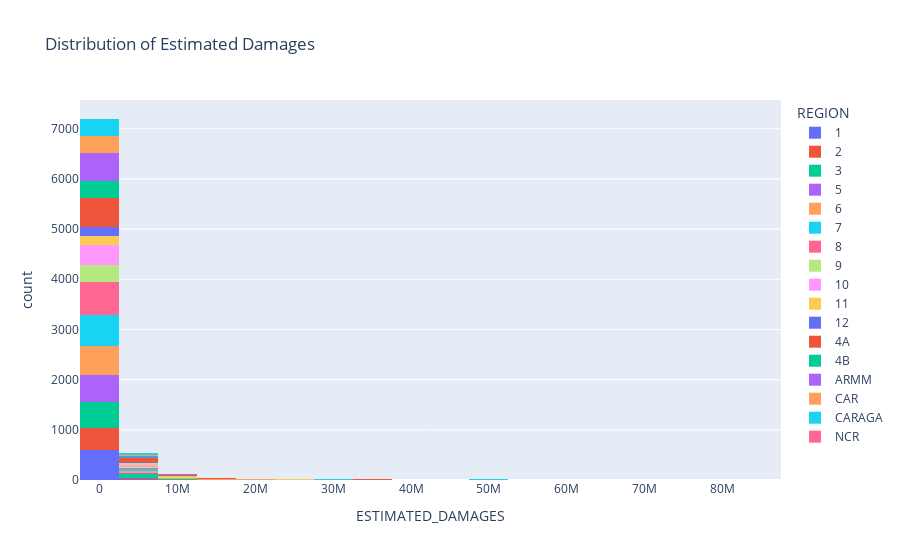

This figure's notebook cell:
### Markdown cell above
# Histogram of estimated damages

### Code cell
fig4 = px.histogram(df,x='ESTIMATED_DAMAGES',nbins=30,
                    title="Distribution of Estimated Damages",
                    color="REGION")
fig4.show()

### Figure 1 — Plotly figure (JSON) as saved in the notebook; plotly's stock layout.template omitted (floating-point values rounded to 4 significant figures; data arrays with more than 128 entries replaced by an {"elided": "..."} marker saying what was removed)
{"data": [{"alignmentgroup": "True", "bingroup": "x", "hovertemplate": "REGION=1<br>ESTIMATED_DAMAGES=%{x}<br>count=%{y}<extra></extra>", "legendgroup": "1", "marker": {"color": "#636efa", "pattern": {"shape": ""}}, "name": "1", "nbinsx": 30, "offsetgroup": "1", "orientation": "v", "showlegend": true, "type": "histogram", "x": {"elided": "623 float values"}, "xaxis": "x", "yaxis": "y"}, {"alignmentgroup": "True", "bingroup": "x", "hovertemplate": "REGION=2<br>ESTIMATED_DAMAGES=%{x}<br>count=%{y}<extra></extra>", "legendgroup": "2", "marker": {"color": "#EF553B", "pattern": {"shape": ""}}, "name": "2", "nbinsx": 30, "offsetgroup": "2", "orientation": "v", "showlegend": true, "type": "histogram", "x": {"elided": "465 float values"}, "xaxis": "x", "yaxis": "y"}, {"alignmentgroup": "True", "bingroup": "x", "hovertemplate": "REGION=3<br>ESTIMATED_DAMAGES=%{x}<br>count=%{y}<extra></extra>", "legendgroup": "3", "marker": {"color": "#00cc96", "pattern": {"shape": ""}}, "name": "3", "nbinsx": 30, "offsetgroup": "3", "orientation": "v", "showlegend": true, "type": "histogram", "x": {"elided": "629 float values"}, "xaxis": "x", "yaxis": "y"}, {"alignmentgroup": "True", "bingroup": "x", "hovertemplate": "REGION=5<br>ESTIMATED_DAMAGES=%{x}<br>count=%{y}<extra></extra>", "legendgroup": "5", "marker": {"color": "#ab63fa", "pattern": {"shape": ""}}, "name": "5", "nbinsx": 30, "offsetgroup": "5", "orientation": "v", "showlegend": true, "type": "histogram", "x": {"elided": "570 float values"}, "xaxis": "x", "yaxis": "y"}, {"alignmentgroup": "True", "bingroup": "x", "hovertemplate": "REGION=6<br>ESTIMATED_DAMAGES=%{x}<br>count=%{y}<extra></extra>", "legendgroup": "6", "marker": {"color": "#FFA15A", "pattern": {"shape": ""}}, "name": "6", "nbinsx": 30, "offsetgroup": "6", "orientation": "v", "showlegend": true, "type": "histogram", "x": {"elided": "653 float values"}, "xaxis": "x", "yaxis": "y"}, {"alignmentgroup": "True", "bingroup": "x", "hovertemplate": "REGION=7<br>ESTIMATED_DAMAGES=%{x}<br>count=%{y}<extra></extra>", "legendgroup": "7", "marker": {"color": "#19d3f3", "pattern": {"shape": ""}}, "name": "7", "nbinsx": 30, "offsetgroup": "7", "orientation": "v", "showlegend": true, "type": "histogram", "x": {"elided": "650 float values"}, "xaxis": "x", "yaxis": "y"}, {"alignmentgroup": "True", "bingroup": "x", "hovertemplate": "REGION=8<br>ESTIMATED_DAMAGES=%{x}<br>count=%{y}<extra></extra>", "legendgroup": "8", "marker": {"color": "#FF6692", "pattern": {"shape": ""}}, "name": "8", "nbinsx": 30, "offsetgroup": "8", "orientation": "v", "showlegend": true, "type": "histogram", "x": {"elided": "712 int values"}, "xaxis": "x", "yaxis": "y"}, {"alignmentgroup": "True", "bingroup": "x", "hovertemplate": "REGION=9<br>ESTIMATED_DAMAGES=%{x}<br>count=%{y}<extra></extra>", "legendgroup": "9", "marker": {"color": "#B6E880", "pattern": {"shape": ""}}, "name": "9", "nbinsx": 30, "offsetgroup": "9", "orientation": "v", "showlegend": true, "type": "histogram", "x": {"elided": "353 float values"}, "xaxis": "x", "yaxis": "y"}, {"alignmentgroup": "True", "bingroup": "x", "hovertemplate": "REGION=10<br>ESTIMATED_DAMAGES=%{x}<br>count=%{y}<extra></extra>", "legendgroup": "10", "marker": {"color": "#FF97FF", "pattern": {"shape": ""}}, "name": "10", "nbinsx": 30, "offsetgroup": "10", "orientation": "v", "showlegend": true, "type": "histogram", "x": {"elided": "453 int values"}, "xaxis": "x", "yaxis": "y"}, {"alignmentgroup": "True", "bingroup": "x", "hovertemplate": "REGION=11<br>ESTIMATED_DAMAGES=%{x}<br>count=%{y}<extra></extra>", "legendgroup": "11", "marker": {"color": "#FECB52", "pattern": {"shape": ""}}, "name": "11", "nbinsx": 30, "offsetgroup": "11", "orientation": "v", "showlegend": true, "type": "histogram", "x": {"elided": "238 float values"}, "xaxis": "x", "yaxis": "y"}, {"alignmentgroup": "True", "bingroup": "x", "hovertemplate": "REGION=12<br>ESTIMATED_DAMAGES=%{x}<br>count=%{y}<extra></extra>", "legendgroup": "12", "marker": {"color": "#636efa", "pattern": {"shape": ""}}, "name": "12", "nbinsx": 30, "offsetgroup": "12", "orientation": "v", "showlegend": true, "type": "histogram", "x": {"elided": "244 float values"}, "xaxis": "x", "yaxis": "y"}, {"alignmentgroup": "True", "bingroup": "x", "hovertemplate": "REGION=4A<br>ESTIMATED_DAMAGES=%{x}<br>count=%{y}<extra></extra>", "legendgroup": "4A", "marker": {"color": "#EF553B", "pattern": {"shape": ""}}, "name": "4A", "nbinsx": 30, "offsetgroup": "4A", "orientation": "v", "showlegend": true, "type": "histogram", "x": {"elided": "692 float values"}, "xaxis": "x", "yaxis": "y"}, {"alignmentgroup": "True", "bingroup": "x", "hovertemplate": "REGION=4B<br>ESTIMATED_DAMAGES=%{x}<br>count=%{y}<extra></extra>", "legendgroup": "4B", "marker": {"color": "#00cc96", "pattern": {"shape": ""}}, "name": "4B", "nbinsx": 30, "offsetgroup": "4B", "orientation": "v", "showlegend": true, "type": "histogram", "x": {"elided": "363 float values"}, "xaxis": "x", "yaxis": "y"}, {"alignmentgroup": "True", "bingroup": "x", "hovertemplate": "REGION=ARMM<br>ESTIMATED_DAMAGES=%{x}<br>count=%{y}<extra></extra>", "legendgroup": "ARMM", "marker": {"color": "#ab63fa", "pattern": {"shape": ""}}, "name": "ARMM", "nbinsx": 30, "offsetgroup": "ARMM", "orientation": "v", "showlegend": true, "type": "histogram", "x": {"elided": "588 int values"}, "xaxis": "x", "yaxis": "y"}, {"alignmentgroup": "True", "bingroup": "x", "hovertemplate": "REGION=CAR<br>ESTIMATED_DAMAGES=%{x}<br>count=%{y}<extra></extra>", "legendgroup": "CAR", "marker": {"color": "#FFA15A", "pattern": {"shape": ""}}, "name": "CAR", "nbinsx": 30, "offsetgroup": "CAR", "orientation": "v", "showlegend": true, "type": "histogram", "x": {"elided": "385 float values"}, "xaxis": "x", "yaxis": "y"}, {"alignmentgroup": "True", "bingroup": "x", "hovertemplate": "REGION=CARAGA<br>ESTIMATED_DAMAGES=%{x}<br>count=%{y}<extra></extra>", "legendgroup": "CARAGA", "marker": {"color": "#19d3f3", "pattern": {"shape": ""}}, "name": "CARAGA", "nbinsx": 30, "offsetgroup": "CARAGA", "orientation": "v", "showlegend": true, "type": "histogram", "x": {"elided": "363 int values"}, "xaxis": "x", "yaxis": "y"}, {"alignmentgroup": "True", "bingroup": "x", "hovertemplate": "REGION=NCR<br>ESTIMATED_DAMAGES=%{x}<br>count=%{y}<extra></extra>", "legendgroup": "NCR", "marker": {"color": "#FF6692", "pattern": {"shape": ""}}, "name": "NCR", "nbinsx": 30, "offsetgroup": "NCR", "orientation": "v", "showlegend": true, "type": "histogram", "x": [16429100, 8629600, 6565200, 58283500, 29365800, 11510200, 2698800, 2706000, 25110800, 18822100, 3887300, 16237000, 11372050, 2458000, 368000, 1552000, 2269200, 2606700, 45509260, 14469800, 6823200, 2071700], "xaxis": "x", "yaxis": "y"}], "layout": {"autosize": true, "barmode": "relative", "legend": {"title": {"text": "REGION"}, "tracegroupgap": 0}, "title": {"text": "Distribution of Estimated Damages"}, "xaxis": {"anchor": "y", "autorange": true, "domain": [0, 1], "range": [-2500000, 87500000], "title": {"text": "ESTIMATED_DAMAGES"}, "type": "linear"}, "yaxis": {"anchor": "x", "autorange": true, "domain": [0, 1], "range": [0, 7573.0], "title": {"text": "count"}}}}
